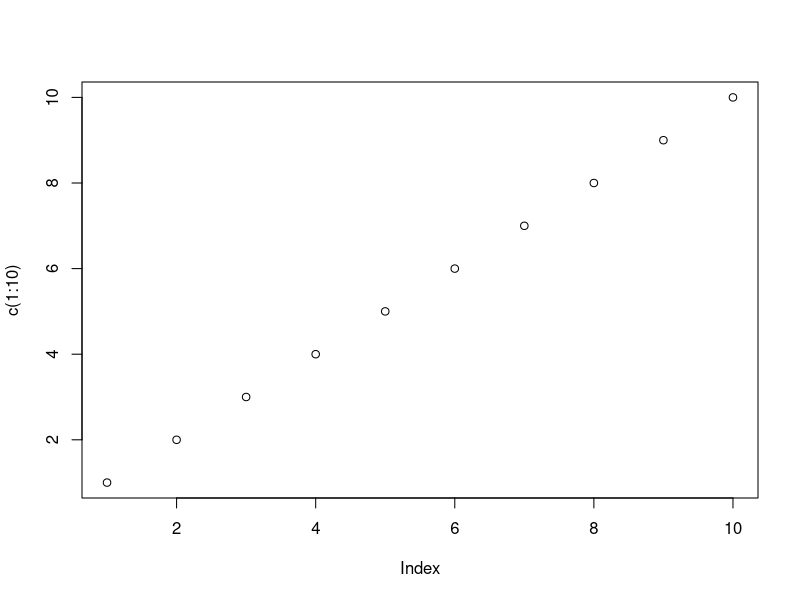
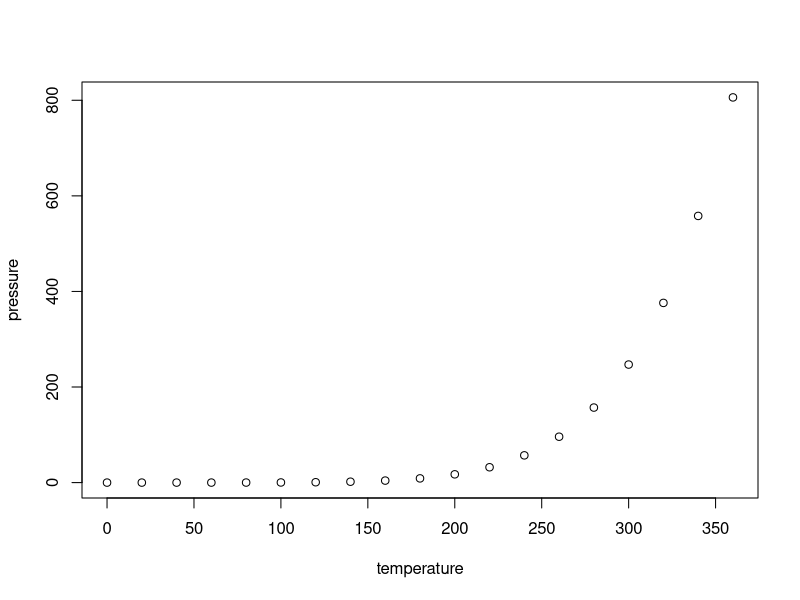

Generate these figures, in order, with R:
## ---- chunk 1
plot(c(1:10))##aad
## ---- chunk 2
summary(cars)
## ---- chunk 3
plot(pressure)
